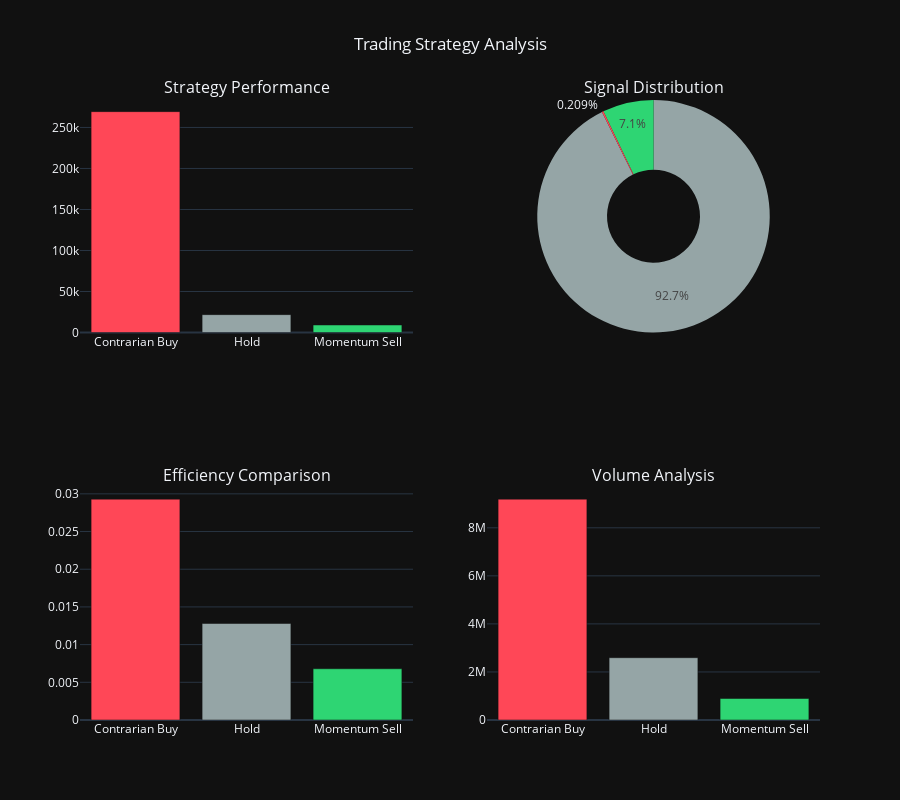

Notebook code cell kept with this figure:
### Markdown cell above
## Sentiment-Based Trading Strategies

### Code cell
strategy_analysis = merged_data.copy()
strategy_analysis['sentiment_shift'] = strategy_analysis['sentiment_score'].diff()
strategy_analysis['volume_ma'] = strategy_analysis['volume'].rolling(7).mean()
strategy_analysis['pnl_ma'] = strategy_analysis['total_pnl'].rolling(7).mean()

contrarian_signals = (
    (strategy_analysis['classification'] == 'Extreme Fear') & 
    (strategy_analysis['buy_ratio'] < 0.4)
)
momentum_signals = (
    (strategy_analysis['classification'] == 'Extreme Greed') & 
    (strategy_analysis['buy_ratio'] > 0.6)
)

strategy_analysis['signal'] = 'Hold'
strategy_analysis.loc[contrarian_signals, 'signal'] = 'Contrarian Buy'
strategy_analysis.loc[momentum_signals, 'signal'] = 'Momentum Sell'

signal_performance = strategy_analysis.groupby('signal').agg({
    'total_pnl': ['mean', 'sum', 'count'],
    'volume': 'mean',
    'efficiency_ratio': 'mean'
}).round(4)

signal_performance.columns = ['avg_pnl', 'total_pnl', 'occurrences', 'avg_volume', 'efficiency']

fig = make_subplots(
    rows=2, cols=2,
    subplot_titles=('Strategy Performance', 'Signal Distribution', 
                   'Efficiency Comparison', 'Volume Analysis'),
    specs=[[{"type": "bar"}, {"type": "pie"}],
           [{"type": "bar"}, {"type": "bar"}]]
)

signal_colors = {'Hold': '#95a5a6', 'Contrarian Buy': emotion_colors['fear'], 'Momentum Sell': emotion_colors['greed']}

fig.add_trace(
    go.Bar(x=signal_performance.index, y=signal_performance['avg_pnl'],
           marker_color=[signal_colors.get(x, '#95a5a6') for x in signal_performance.index],
           name='Avg PnL'),
    row=1, col=1
)

fig.add_trace(
    go.Pie(labels=signal_performance.index, values=signal_performance['occurrences'],
           marker_colors=[signal_colors.get(x, '#95a5a6') for x in signal_performance.index],
           hole=0.4),
    row=1, col=2
)

fig.add_trace(
    go.Bar(x=signal_performance.index, y=signal_performance['efficiency'],
           marker_color=[signal_colors.get(x, '#95a5a6') for x in signal_performance.index],
           name='Efficiency'),
    row=2, col=1
)

fig.add_trace(
    go.Bar(x=signal_performance.index, y=signal_performance['avg_volume'],
           marker_color=[signal_colors.get(x, '#95a5a6') for x in signal_performance.index],
           name='Volume'),
    row=2, col=2
)

fig.update_layout(
    height=800,
    title_text="Trading Strategy Analysis",
    title_x=0.5,
    template='plotly_dark',
    showlegend=False
)

fig.show()
fig.write_image('outputs/strategy_analysis_dashboard.png', width=1200, height=800)

print("\n Strategy Insights:")
print(signal_performance)
best_strategy = signal_performance['avg_pnl'].idxmax()
print(f"\n Best performing strategy: {best_strategy}")
print(f"Average PnL: ${signal_performance.loc[best_strategy, 'avg_pnl']:,.2f}")

### Figure 1 — Plotly figure (JSON) as saved in the notebook; plotly's stock layout.template omitted (floating-point values rounded to 4 significant figures)
{"data": [{"marker": {"color": ["#ff4757", "#95a5a6", "#2ed573"]}, "name": "Avg PnL", "type": "bar", "x": ["Contrarian Buy", "Hold", "Momentum Sell"], "xaxis": "x", "y": [269300.0, 21790.0, 9164.0], "yaxis": "y"}, {"domain": {"x": [0.55, 1], "y": [0.625, 1]}, "hole": 0.4, "labels": ["Contrarian Buy", "Hold", "Momentum Sell"], "marker": {"colors": ["#ff4757", "#95a5a6", "#2ed573"]}, "type": "pie", "values": [1, 444, 34]}, {"marker": {"color": ["#ff4757", "#95a5a6", "#2ed573"]}, "name": "Efficiency", "type": "bar", "x": ["Contrarian Buy", "Hold", "Momentum Sell"], "xaxis": "x2", "y": [0.0293, 0.0128, 0.0068], "yaxis": "y2"}, {"marker": {"color": ["#ff4757", "#95a5a6", "#2ed573"]}, "name": "Volume", "type": "bar", "x": ["Contrarian Buy", "Hold", "Momentum Sell"], "xaxis": "x3", "y": [9194000.0, 2593000.0, 894900.0], "yaxis": "y3"}], "layout": {"annotations": [{"font": {"size": 16}, "showarrow": false, "text": "Strategy Performance", "x": 0.225, "xanchor": "center", "xref": "paper", "y": 1, "yanchor": "bottom", "yref": "paper"}, {"font": {"size": 16}, "showarrow": false, "text": "Signal Distribution", "x": 0.775, "xanchor": "center", "xref": "paper", "y": 1, "yanchor": "bottom", "yref": "paper"}, {"font": {"size": 16}, "showarrow": false, "text": "Efficiency Comparison", "x": 0.225, "xanchor": "center", "xref": "paper", "y": 0.375, "yanchor": "bottom", "yref": "paper"}, {"font": {"size": 16}, "showarrow": false, "text": "Volume Analysis", "x": 0.775, "xanchor": "center", "xref": "paper", "y": 0.375, "yanchor": "bottom", "yref": "paper"}], "height": 800, "showlegend": false, "title": {"text": "Trading Strategy Analysis", "x": 0.5}, "xaxis": {"anchor": "y", "domain": [0, 0.45]}, "xaxis2": {"anchor": "y2", "domain": [0, 0.45]}, "xaxis3": {"anchor": "y3", "domain": [0.55, 1]}, "yaxis": {"anchor": "x", "domain": [0.625, 1]}, "yaxis2": {"anchor": "x2", "domain": [0, 0.375]}, "yaxis3": {"anchor": "x3", "domain": [0, 0.375]}}}
